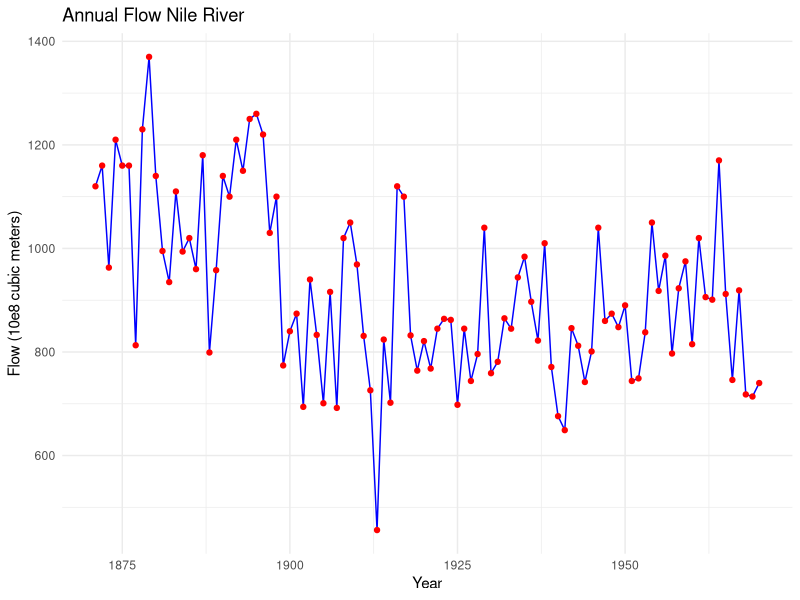

Reproduce this figure in R.
## ---- chunk 1
#| label: load-libraries-data-prep
#| message: false
library(knitr)
library(ggplot2)

Nile_summary_array <- as.array(summary(Nile))
dimnames(Nile_summary_array) <- list(c("Minimum", "First Quartile", "Median", "Mean", "Third Quartile", "Maximum"))
# Convert array to a data frame
Nile_summary_df <- data.frame(Statistic = names(Nile_summary_array), Annual_Flow = as.vector(Nile_summary_array))

## ---- chunk 2
#| label: tbl-nile-data-summary
#| tbl-cap: "Summary of Nile Data Set"
#| tbl-colwidths: [20,15]
#| layout-ncol: 1


# Display the table with kable
kable(Nile_summary_df)
## ---- chunk 3
#| label: fig-nile-time-series-plot
#| fig-width: 10
#| fig-height: 5
#| fig-cap: "Annual Flow of River Nile 1871-1970"


# Convert Nile dataset into a dataframe with a numeric year
nile_df <- data.frame(Year = as.numeric(time(Nile)), Flow = as.numeric(Nile))

# Plot with ggplot2 without the warning
ggplot(nile_df, aes(x = Year, y = Flow)) +
  geom_line(color = "blue") +
  geom_point(color = "red") +
  labs(title = "Annual Flow Nile River",
       x = "Year",
       y = "Flow (10e8 cubic meters)") +
  theme_minimal()
## ---- chunk 4
#| label: investigate-1898
#| message: false


# Pre-1898 data
pre_1898_data <- Nile[time(Nile) <= 1898]
pre_summary <- summary(pre_1898_data)

# Post-1898 data
post_1898_data <- Nile[time(Nile) > 1898]
post_summary <- summary(post_1898_data)

head(post_summary)
## ---- chunk 5
#| label: tbl-nile-pre-post
#| tbl-cap: "Annual Flow Pre and Post 1898"
#| tbl-colwidths: [20,15,15]
#| layout-ncol: 1

# Create a data frame for display
summary_table <- data.frame(
  Statistic = names(Nile_summary_array),
  Pre_1898 = round(as.numeric(pre_summary),2),
  Post_1898 = round(as.numeric(post_summary),2)
)

# Display the table using kable
kable(summary_table)
